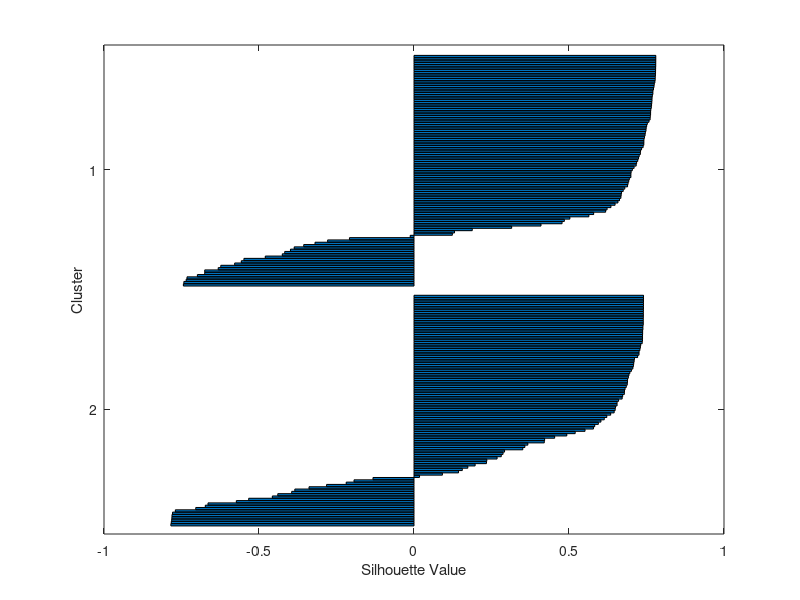
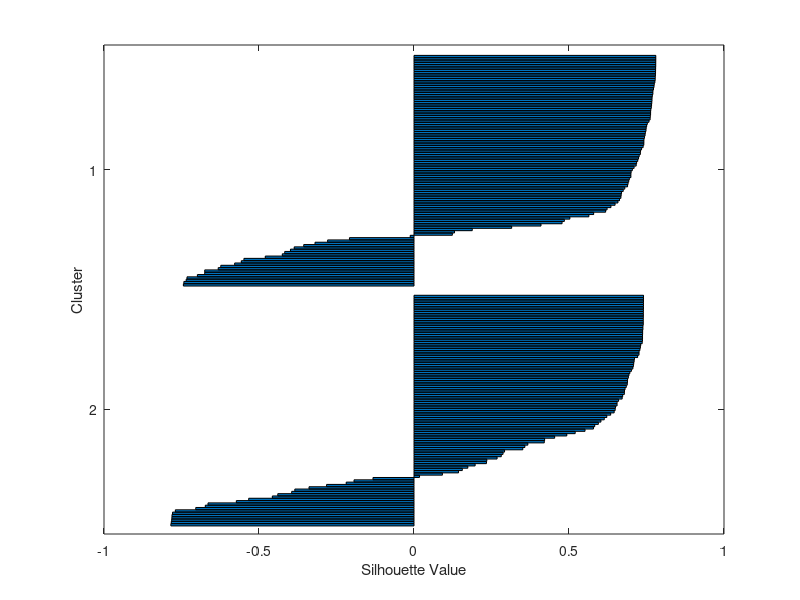
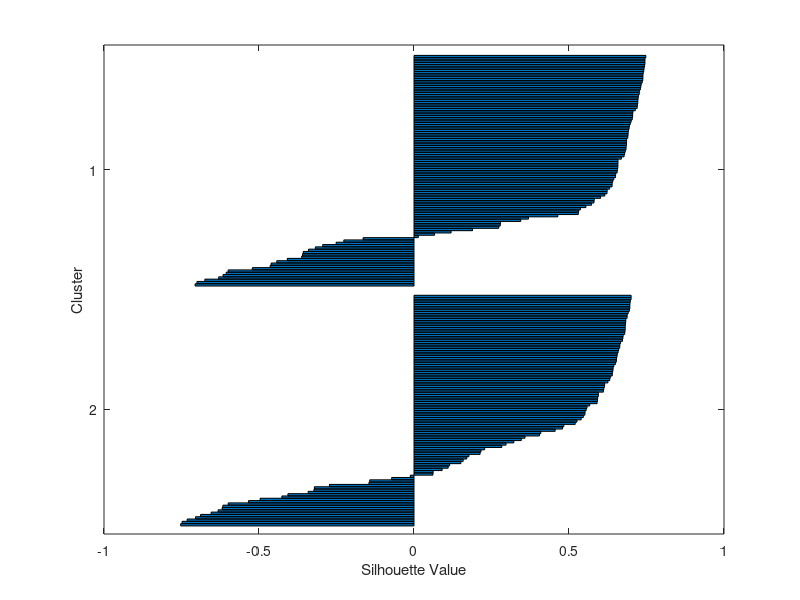
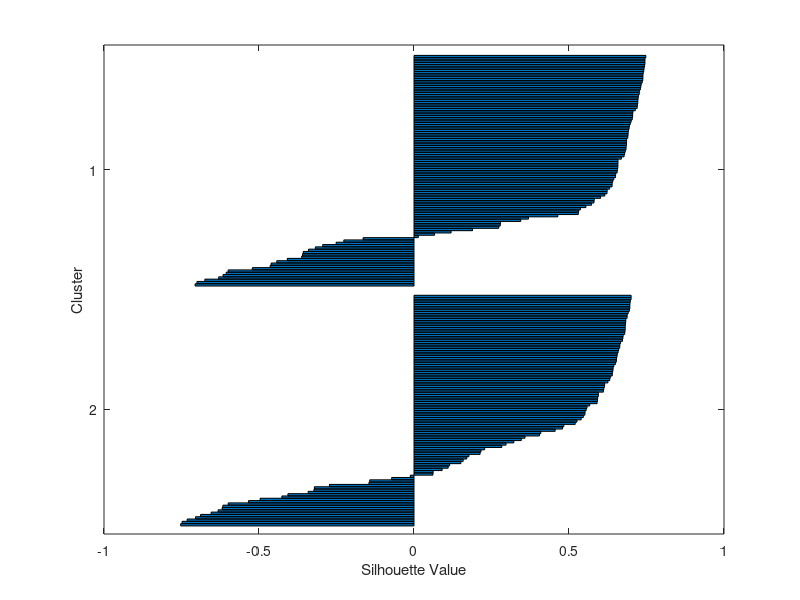

Source code (MATLAB) for these figures, in order:
%
% Silhouette value was found to decrease with the number of
% features. My intuition says that this is because the first few
% features had good separation, later features are uncorrelated.

close all, clear all

n = 100;

class = [ones(n,1);2*ones(n,1)];

pAx = 2*randn(n,1);
pBx = 3 + 2*randn(n,1);

pAy = randn(n,1);
pBy = randn(n,1);

P1 = [pAx;pBx];
P2 = [pAx,pAy;pBx,pBy];

figure
silhouette(P1,class)
s1 = mean(silhouette(P1,class))
figure
silhouette(P2,class)
s2 = mean(silhouette(P2,class))

